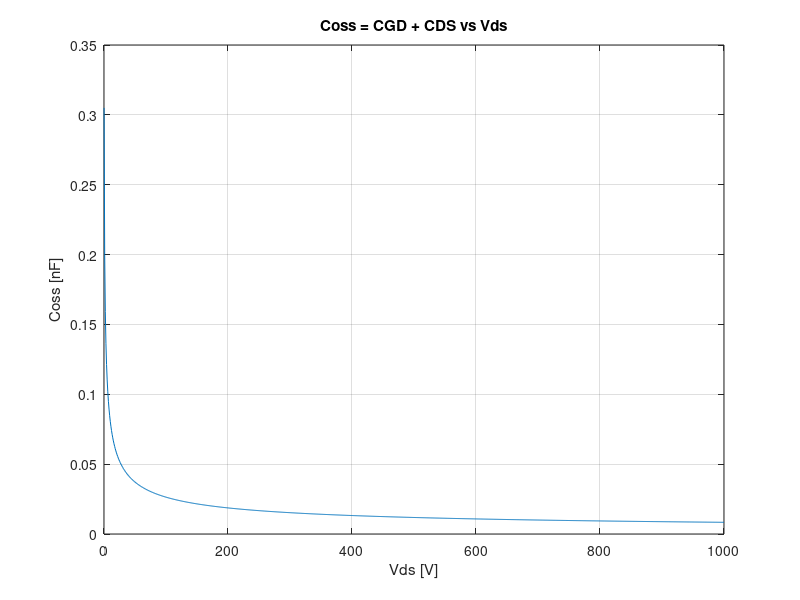
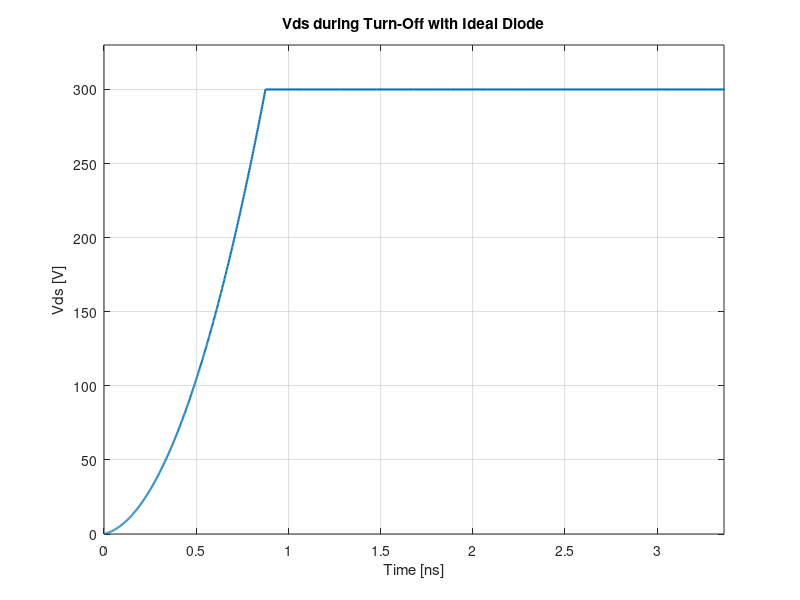

Write MATLAB code to recreate these figures, in order.
% Semiconductor Physics and Power Device Equations in MATLAB
% Constants
q = 1.6e-19;       % Elementary charge [C]
eps_si = 1.0e-12;  % Permittivity of silicon [F/cm]
kT = 0.026;        % Thermal energy at 300K [eV]
ni = 1.5e10;       % Intrinsic carrier concentration [cm^-3]
mu_n = 1500;       % Electron mobility [cm^2/V-s]
mu_p = 500;        % Hole mobility [cm^2/V-s]
VB = 700;          % Breakdown voltage [V]
E_crit = 2e5;      % Critical electric field [V/cm] (assumed typical value)

%% 1. Design doping concentration of N drift region (for VB = 700V)
% Doping concentration from breakdown voltage
ND = E_crit^2 * eps_si / (2 * q * VB); % [cm^-3]

%% 2. Calculate on-resistance for 1 cm^2 area
A = 1;             % [cm^2], device area
Ldrift = 2 * VB / E_crit; % Drift region length [cm]
Ron_drift = Ldrift / (q * mu_n * ND * A); % [Ohm]

%% 3. Calculate CGD and CDS from physical parameters and plot Coss = CGD + CDS
A_junc = 1;     % [cm^2], assumed gate/drain overlap area
NA = 1e17;         % [cm^-3], assumed P-well doping
Vbi = kT * log((ND * NA) / ni^2); % Built-in potential [V]

Vds_vals = linspace(0.1, 1000, 1000); % Avoid division by zero
Cgd_vals = eps_si * A_junc ./ sqrt(2 * q * ND * (Vbi + Vds_vals));
Cds_vals = eps_si * A_junc ./ sqrt(2 * q * ND * (Vbi + Vds_vals));
Coss_vals = Cgd_vals + Cds_vals;

% Plot Coss vs Vds
% Plot Coss vs Vds in nF
figure;
plot(Vds_vals, Coss_vals * 1e9);  % Convert to nF
title('Coss = CGD + CDS vs Vds');
xlabel('Vds [V]');
ylabel('Coss [nF]');  % Updated y-axis label
grid on;


%% 4. Calculate Vds(t) waveform during turn-off
Voff = 300;        % DC bus voltage [V]
I0 = 10;           % Initial current [A]
tf = 100e-9;       % Current fall time [s]
L = 100e-6;        % Load inductance [H]

% Define Coss function (using analytical expression)
Coss_func = @(v) 2 * eps_si * A_junc ./ sqrt(2 * q * ND * (Vbi + v));

% Time calculation for voltage rise (0 → Voff)
V_rise = linspace(0, Voff, 500); % Voltage points
t_rise = zeros(size(V_rise));     % Time vector initialization
for i = 2:length(V_rise)
    v_prev = V_rise(i-1);
    v_curr = V_rise(i);
    C_avg = (Coss_func(v_prev) + Coss_func(v_curr))/2;
    dt = (C_avg / I0) * (v_curr - v_prev);
    t_rise(i) = t_rise(i-1) + dt;
end
tr = t_rise(end);  % Total voltage rise time

% Construct full waveform
t1 = linspace(0, tr, 500);        % Voltage rise period
t2 = linspace(tr, tr + tf, 500);  % Current fall period
t_full = [t1, t2(2:end)];         % Combined time vector

% Voltage waveform components
Vds_rise = interp1(t_rise, V_rise, t1); % Rising voltage
Vds_full = [Vds_rise, Voff*ones(1,length(t2)-1)]; % Clamped voltage

% Plot Vds(t)
figure;
plot(t_full * 1e9, Vds_full, 'LineWidth', 1.5);
title('Vds during Turn-Off with Ideal Diode');
xlabel('Time [ns]');
ylabel('Vds [V]');
grid on;
xlim([0, max(t_full)*1e9]/30);
ylim([0, 1.1*Voff]);

%% 5. Calculate turn-off energy loss
% Energy during voltage rise (E_rise = ∫Vds·I0·dt)
E_rise = I0 * trapz(t1, Vds_rise);

% Energy during current fall (E_fall = 0.5·Voff·I0·tf)
E_fall = 0.5 * Voff * I0 * tf;

% Total turn-off energy loss
Eoff_total = E_rise + E_fall;

%% Output Results
fprintf('Semiconductor Device Analysis Results:\n');
fprintf('------------------------------------\n');
fprintf('Built-in Potential (Vbi)     = %.3f V\n', Vbi);
fprintf('1. N-drift Doping (ND)       = %.3e cm^{-3}\n', ND);
fprintf('2. Specific On-Resistance    = %.3f mΩ·cm²\n', Ron_drift*1e3);
fprintf('3. Coss(100V)                = %.3f nF\n', Coss_func(10)*1e9);
fprintf('4. Voltage Rise Time (tr)    = %.3f ns\n', tr*1e9);
fprintf('5. Turn-off Energy Loss      = %.3f μJ\n', Eoff_total*1e6);